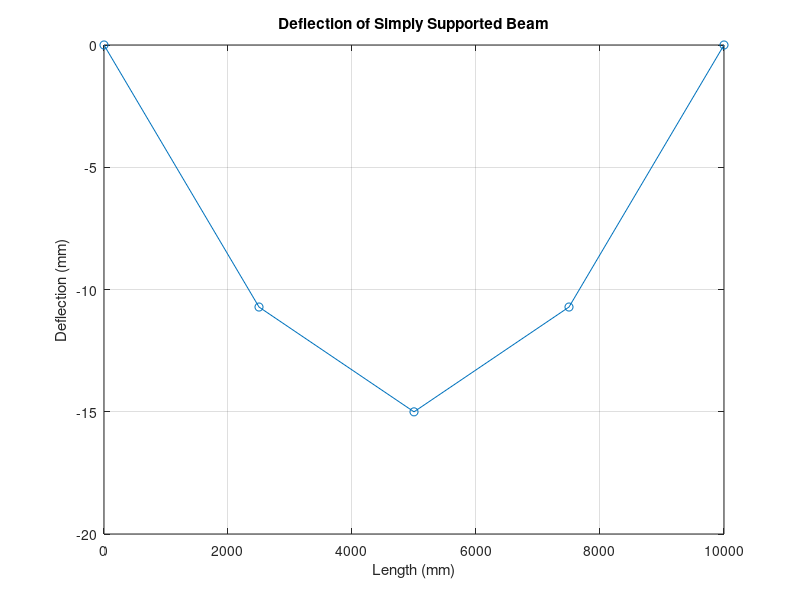

Reproduce this figure in MATLAB.
% Parameters
L = 10000; % Length of the bridge (mm)
W = 4000; % Load per unit length (N/mm)
E = 200e3; % Young's modulus of A36 steel (MPa)
I = 1.8225e11; % Moment of inertia (mm^4)
FOS = 1.5; % Factor of safety
N = 5; % Number of nodes
h = L/(N-1); % Distance between two consecutive nodes
K = (h^2)/(E*I); % Constant factor

x = linspace(0,L,N); % Discretize the beam

% Bending Moment Values at each nodes
M = zeros(1, N);
for i = 1:N
    M(i) = ((W*L*(i-1)*h)/2) - ((W*((i-1)*h)^2)/2);
end

% Coefficient Matrix
A = zeros(N, N);

for j = 1:N
    A(j,j) = -2;
end

for j = 1:N-1
    A(j,j+1) = 1;
    A(j+1,j) = 1;
end

% Boundary conditions
A(1,:) = 0;
A(1,1) = 1;
A(N,:) = 0;
A(N,N) = 1;

% Constant right-hand side matrix
B = zeros(N, 1);
for i = 1:N
    B(i) = K * M(i);
end
B(1) = 0; % Deflection at the left support is zero
B(N) = 0; % Deflection at the right support is zero

% Deflection matrix
D = A \ B;

% Plot deflection curve
plot(x, D, '-o');
xlabel('Length (mm)');
ylabel('Deflection (mm)');
title('Deflection of Simply Supported Beam');
grid on;
